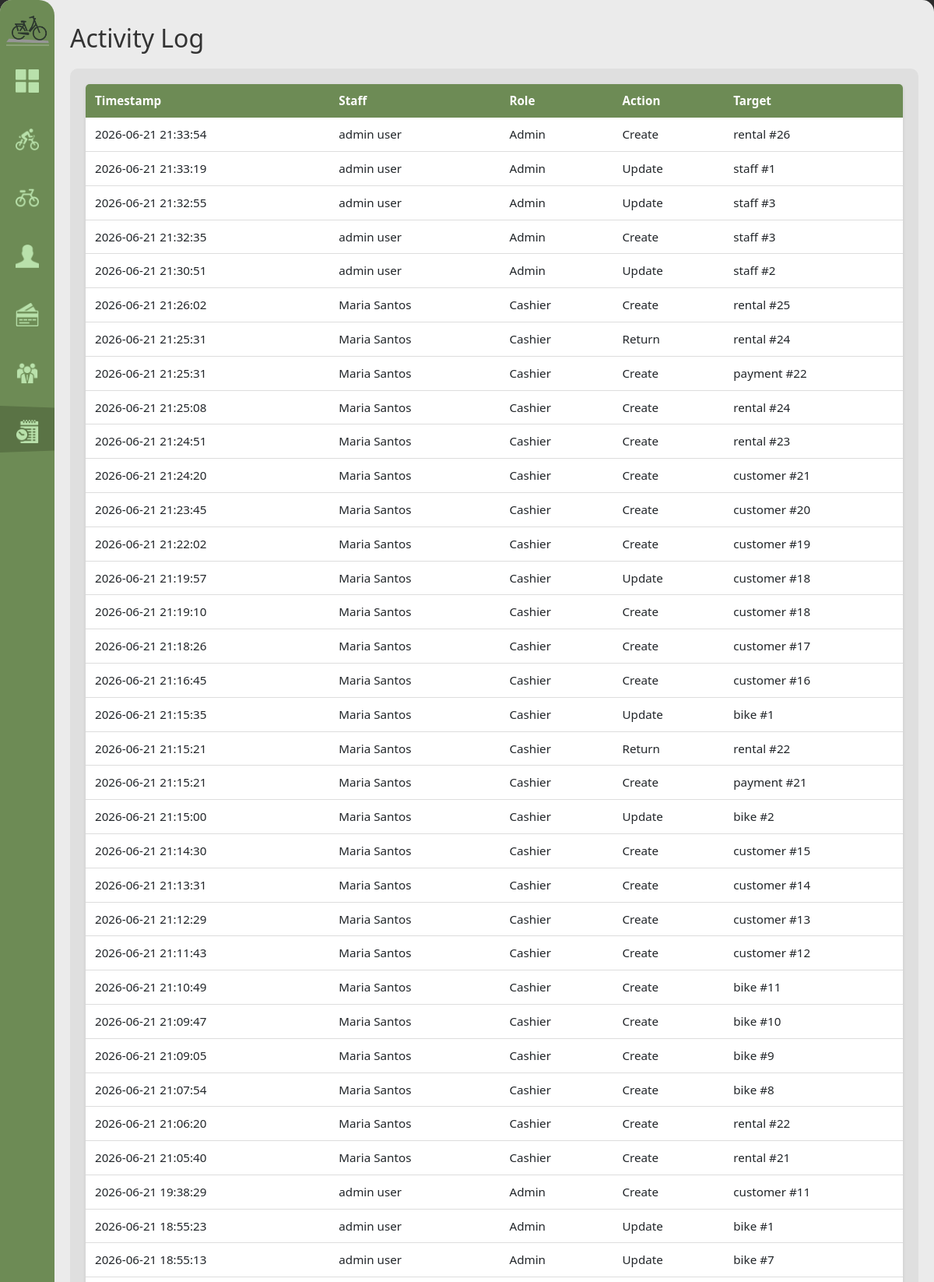
/activity-log (signed in, upper part), run on the app's committed database.
### tables this page shows
CREATE TABLE activity_log (
            log_id INTEGER PRIMARY KEY AUTOINCREMENT,
            staff_id INTEGER NOT NULL REFERENCES staff(staff_id) ON UPDATE CASCADE ON DELETE RESTRICT,
            timestamp DATETIME NOT NULL DEFAULT(datetime('now','localtime')),
            action TEXT NOT NULL, target_table TEXT, target_id INTEGER
        );

CREATE TABLE staff (
            staff_id INTEGER PRIMARY KEY AUTOINCREMENT,
            username TEXT NOT NULL UNIQUE,
            password_hash TEXT NOT NULL,
            first_name TEXT NOT NULL, last_name TEXT NOT NULL,
            role TEXT NOT NULL CHECK(role IN('admin','cashier')),
            contact_number TEXT NOT NULL,
            status TEXT NOT NULL DEFAULT 'active' CHECK(status IN('active','inactive')),
            created_at DATETIME NOT NULL DEFAULT(datetime('now','localtime'))
        );

### handlers/activity_routes.py (the view)
@activity_bp.route('/activity-log')
@role_required('admin')
def activity_log():
    logs = database.get().get_activity_log()
    return render_template('activity_log.html', logs=logs)

### app.py (called while the page is built)
def get_sidebar_state():
    return request.cookies.get('sidebarState') == 'expanded'

@app.context_processor
def inject_sidebar_state():
    return dict(sidebar_expanded=get_sidebar_state())

@app.context_processor
def inject_current_staff():
    staff = current_staff()
    return dict(current_staff=staff, is_admin=staff and staff.get("role") == "admin")

### modules/auth.py (called while the page is built)
def role_required(*roles):
    def decorator(view):
        @wraps(view)
        def wrapped(*args, **kwargs):
            if not session.get("staff_id"):
                return redirect(url_for("login"))
            if roles and session.get("role") not in roles:
                return redirect(url_for("home"))
            return view(*args, **kwargs)
        return wrapped
    return decorator

def current_staff():
    if not session.get("staff_id"):
        return None
    return {
        "staff_id": session.get("staff_id"),
        "username": session.get("username"),
        "first_name": session.get("first_name"),
        "last_name": session.get("last_name"),
        "role": session.get("role"),
    }

### modules/database.py (called while the page is built)
def get():
    if not db: init()
    return db

    def get_activity_log(self, limit=200):
        query = """
            SELECT
                l.*,
                s.first_name || ' ' || s.last_name AS staff_name,
                s.role AS staff_role
            FROM activity_log l
            JOIN staff s ON l.staff_id = s.staff_id
            ORDER BY l.timestamp DESC
            LIMIT ?
        """
        rows = self.conn.execute(query, (limit,)).fetchall()
        return [dict(r) for r in rows]

### templates/activity_log.html (shortened to what this page needs)
{% extends "base.html" %}
{% block content %}
<h1>Activity Log</h1>
<div class="content-grid">
    <div class="scroll-table-container">
        <table>
            <thead>
                <tr>
                    <th>Timestamp</th>
                    <th>Staff</th>
                    <th>Role</th>
                    <th>Action</th>
                    <th>Target</th>
                </tr>
            </thead>
            <tbody>
            {% for log in logs %}
            <tr>
                <td>{{ log['timestamp'] }}</td>
                <td>{{ log['staff_name'] }}</td>
                <td>{{ log['staff_role'].title() }}</td>
                <td>{{ log['action'].replace('_', ' ').title() }}</td>
                <td>{{ log['target_table'] }}{% if log['target_id'] %} #{{ log['target_id'] }}{% endif %}</td>
            </tr>
            {% endfor %}
            </tbody>
        </table>
    </div>
</div>
{% endblock %}

### static/style.css (style rules this page uses)
:root { --primary-green: #6D8B55; --secondary-green: #566d42; --bg-light: #EBEBEB; --white: #FFFFFF; --sidebar-collapsed: 70px; --sidebar-expanded: 165px; }
body { margin: 0; font-family: 'Segoe UI', Tahoma, Geneva, Verdana, sans-serif; background-color: #2C2C2C; }
.content-grid { display: flex; flex-grow: 1; opacity: 1; background-color: #DFDFDF; border-radius: 10px; }
.scroll-table-container { width: 100%; overflow-x: auto; overflow-y: auto; max-height: calc(100vh - 260px); padding: 20px; box-sizing: border-box; }
table { width: 100%; border-collapse: collapse; background: white; border-radius: 5px; overflow: hidden; box-shadow: 0 2px 4px rgba(0,0,0,0.1); }
table thead { background-color: var(--primary-green); color: white; }
table th, table td { padding: 10px 12px; text-align: left; font-size: 0.95rem; }
table tbody tr { border-bottom: 1px solid #ddd; }
h1, h2 { color: #333; margin: 10px 0; }
h1 { font-size: 2rem; margin-bottom: 20px; }

### data on the page
activity_log: timestamp "2026-06-21 21:33:54", staff_name "admin user", staff_role "Admin", action.replace "Create", target_table "rental", target_id "26"
activity_log: timestamp "2026-06-21 21:33:19", staff_name "admin user", staff_role "Admin", action.replace "Update", target_table "staff", target_id "1"
activity_log: timestamp "2026-06-21 21:32:55", staff_name "admin user", staff_role "Admin", action.replace "Update", target_table "staff", target_id "3"
activity_log: timestamp "2026-06-21 21:32:35", staff_name "admin user", staff_role "Admin", action.replace "Create", target_table "staff", target_id "3"
activity_log: timestamp "2026-06-21 21:30:51", staff_name "admin user", staff_role "Admin", action.replace "Update", target_table "staff", target_id "2"
activity_log: timestamp "2026-06-21 21:26:02", staff_name "Maria Santos", staff_role "Cashier", action.replace "Create", target_table "rental", target_id "25"
activity_log: timestamp "2026-06-21 21:25:31", staff_name "Maria Santos", staff_role "Cashier", action.replace "Return", target_table "rental", target_id "24"
activity_log: timestamp "2026-06-21 21:25:31", staff_name "Maria Santos", staff_role "Cashier", action.replace "Create", target_table "payment", target_id "22"
activity_log: timestamp "2026-06-21 21:25:08", staff_name "Maria Santos", staff_role "Cashier", action.replace "Create", target_table "rental", target_id "24"
activity_log: timestamp "2026-06-21 21:24:51", staff_name "Maria Santos", staff_role "Cashier", action.replace "Create", target_table "rental", target_id "23"
activity_log: timestamp "2026-06-21 21:24:20", staff_name "Maria Santos", staff_role "Cashier", action.replace "Create", target_table "customer", target_id "21"
activity_log: timestamp "2026-06-21 21:23:45", staff_name "Maria Santos", staff_role "Cashier", action.replace "Create", target_table "customer", target_id "20"
activity_log: timestamp "2026-06-21 21:22:02", staff_name "Maria Santos", staff_role "Cashier", action.replace "Create", target_table "customer", target_id "19"
activity_log: timestamp "2026-06-21 21:19:57", staff_name "Maria Santos", staff_role "Cashier", action.replace "Update", target_table "customer", target_id "18"
activity_log: timestamp "2026-06-21 21:19:10", staff_name "Maria Santos", staff_role "Cashier", action.replace "Create", target_table "customer", target_id "18"
activity_log: timestamp "2026-06-21 21:18:26", staff_name "Maria Santos", staff_role "Cashier", action.replace "Create", target_table "customer", target_id "17"
activity_log: timestamp "2026-06-21 21:16:45", staff_name "Maria Santos", staff_role "Cashier", action.replace "Create", target_table "customer", target_id "16"
activity_log: timestamp "2026-06-21 21:15:35", staff_name "Maria Santos", staff_role "Cashier", action.replace "Update", target_table "bike", target_id "1"
activity_log: timestamp "2026-06-21 21:15:21", staff_name "Maria Santos", staff_role "Cashier", action.replace "Return", target_table "rental", target_id "22"
activity_log: timestamp "2026-06-21 21:15:21", staff_name "Maria Santos", staff_role "Cashier", action.replace "Create", target_table "payment", target_id "21"
activity_log: timestamp "2026-06-21 21:15:00", staff_name "Maria Santos", staff_role "Cashier", action.replace "Update", target_table "bike", target_id "2"
activity_log: timestamp "2026-06-21 21:14:30", staff_name "Maria Santos", staff_role "Cashier", action.replace "Create", target_table "customer", target_id "15"
activity_log: timestamp "2026-06-21 21:13:31", staff_name "Maria Santos", staff_role "Cashier", action.replace "Create", target_table "customer", target_id "14"
activity_log: timestamp "2026-06-21 21:12:29", staff_name "Maria Santos", staff_role "Cashier", action.replace "Create", target_table "customer", target_id "13"
activity_log: timestamp "2026-06-21 21:11:43", staff_name "Maria Santos", staff_role "Cashier", action.replace "Create", target_table "customer", target_id "12"
activity_log: timestamp "2026-06-21 21:10:49", staff_name "Maria Santos", staff_role "Cashier", action.replace "Create", target_table "bike", target_id "11"
activity_log: timestamp "2026-06-21 21:09:47", staff_name "Maria Santos", staff_role "Cashier", action.replace "Create", target_table "bike", target_id "10"
activity_log: timestamp "2026-06-21 21:09:05", staff_name "Maria Santos", staff_role "Cashier", action.replace "Create", target_table "bike", target_id "9"
activity_log: timestamp "2026-06-21 21:07:54", staff_name "Maria Santos", staff_role "Cashier", action.replace "Create", target_table "bike", target_id "8"
activity_log: timestamp "2026-06-21 21:06:20", staff_name "Maria Santos", staff_role "Cashier", action.replace "Create", target_table "rental", target_id "22"
activity_log: timestamp "2026-06-21 21:05:40", staff_name "Maria Santos", staff_role "Cashier", action.replace "Create", target_table "rental", target_id "21"
activity_log: timestamp "2026-06-21 19:38:29", staff_name "admin user", staff_role "Admin", action.replace "Create", target_table "customer", target_id "11"
activity_log: timestamp "2026-06-21 18:55:23", staff_name "admin user", staff_role "Admin", action.replace "Update", target_table "bike", target_id "1"
activity_log: timestamp "2026-06-21 18:55:13", staff_name "admin user", staff_role "Admin", action.replace "Update", target_table "bike", target_id "7"
